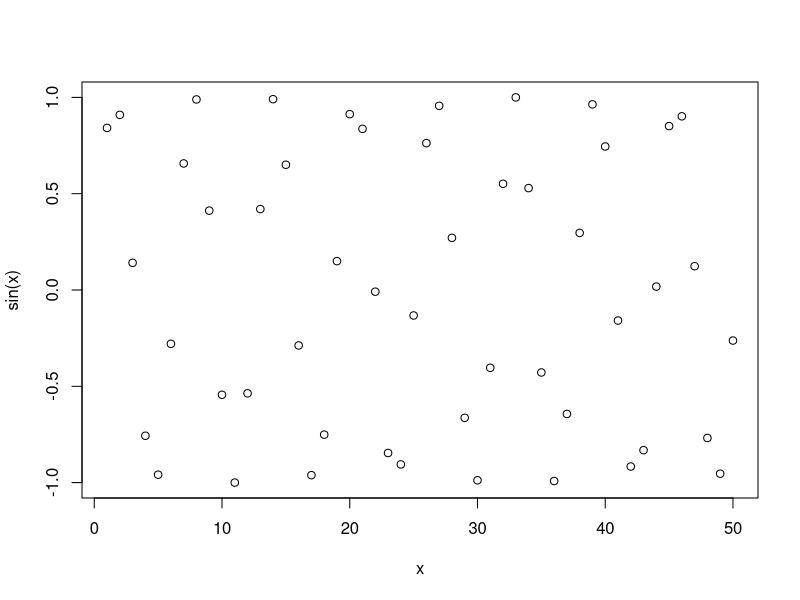
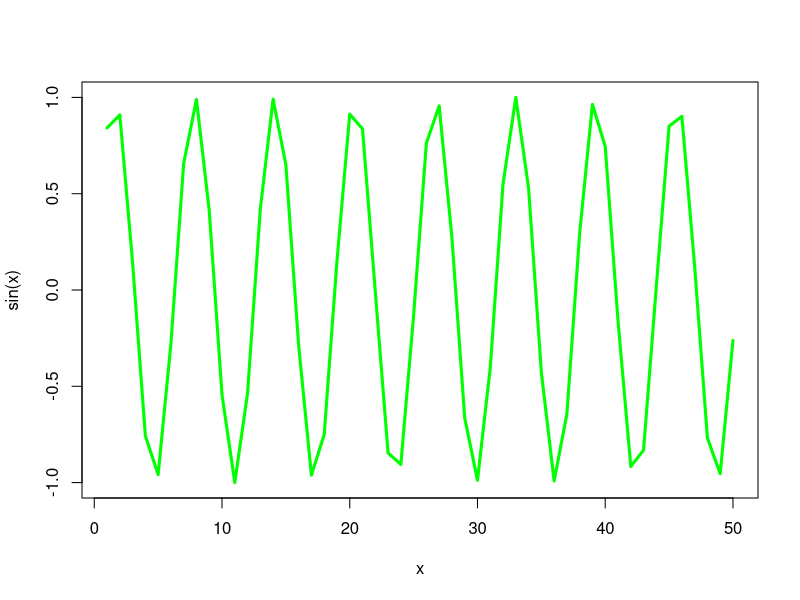

Here is the R script that generated these plots, in order:
#' ---
#' title: "Class 4: R Basics"
#' author: "Kevin Tan (PID:A16774162)"
#' date: "April 11th, 2024"
#' ---

#This is text
x <- 1:50
plot(x,sin(x))
plot(x, sin(x), typ="l", col="green", lwd=3)
